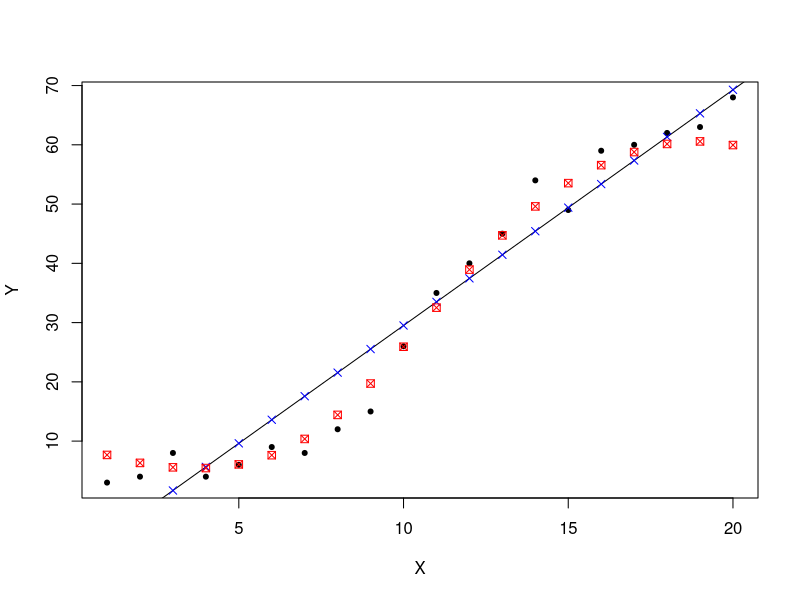
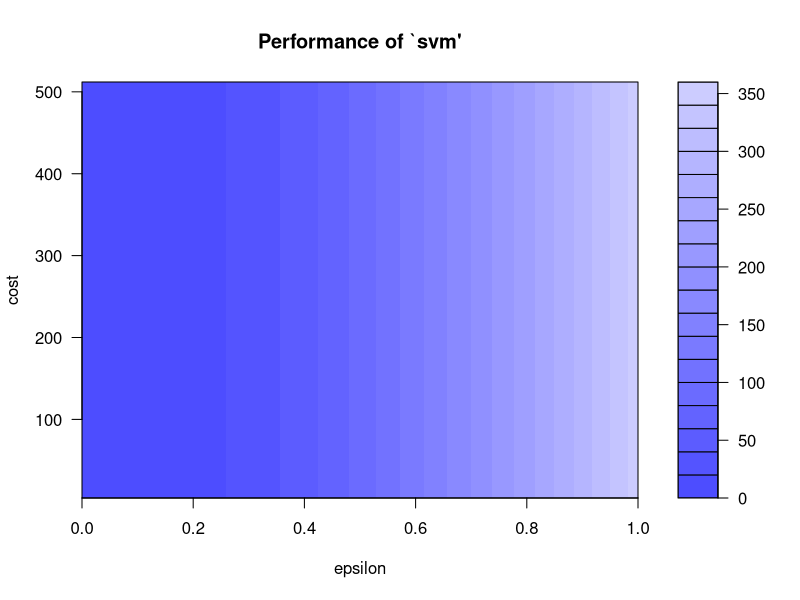
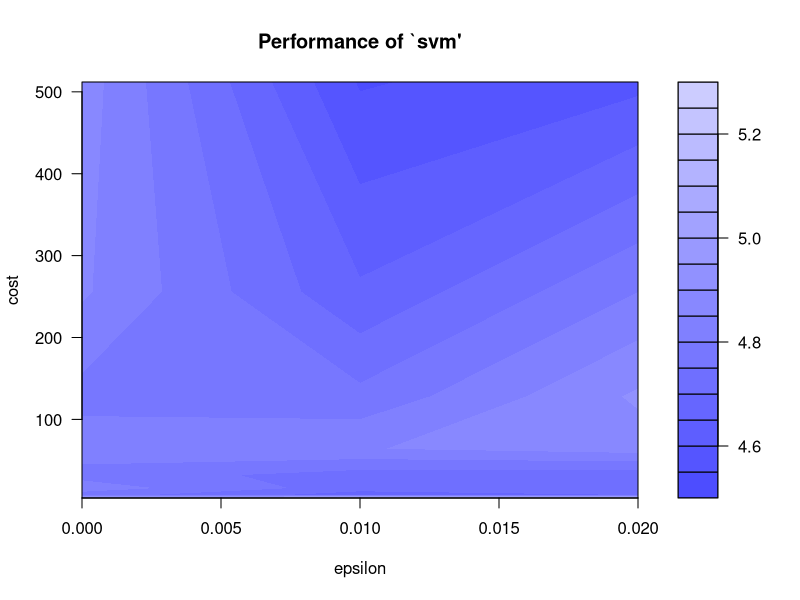

R code for these plots, in order:
install.packages('stats')
install.packages("e1071") ## For Support Vector Machine 

library('e1071')

## Reading Files 
Data1 <- read.csv("SVM_Practice.csv", header = TRUE)

## Plot them in a 2D Plane
plot(Data1,pch = 20)

## Applying Linear Regression Model 

model <- lm(Data1$Y ~ Data1$X , Data1)

abline(model)

PredictedY <- predict(model, Data1)

points(Data1$X, PredictedY, col= "blue", pch= 4)

## Calculating Errors in Linear Regression Model

## Function to calculate Root Mean Square Error
rmse <- function(error)
{
  sqrt(mean(error^2))
}

error <- model$residuals

predictRMSE <- rmse(error)

## Applying Support Vector Machine Algorithm

model2 <- svm(Data1$Y ~ Data1$X , Data1)

predictedY2 <- predict(model2, Data1)

points(Data1$X, predictedY2, col = "red", pch = 7)

## Error calculation 

error1 <- model2$residuals

predictRMSE2 <- rmse(error1)

## Tuning SVM to reduce error 

## Epsilon is 0.1 by default , we are giving it a range of values from 0 to 1 and interval of 0.1.

tuneResult <- tune(svm, Data1$Y ~ Data1$X, data = Data1,
                   ranges = list(epsilon = seq(0,1,0.1), cost = 2^(2:9))
)
print(tuneResult)
plot(tuneResult)

## Darker Portion of Plot depicts better modelling and ranging epsilon accordingly

tuneResult <- tune(svm, Data1$Y ~ Data1$X, data = Data1,
                   ranges = list(epsilon = seq(0,0.02,0.01), cost = 2^(2:9))
)
print(tuneResult)
plot(tuneResult)

## Putting them in a tuned Model 
## R has a in-builr function to estimate the best model 

tunedmodel <- tuneResult$best.model
tunedmodelY <- predict(tunedmodel,Data1)

error3 <- Data1$Y - tunedmodelY ## similar to 'error3 <- tunedmodel$residuals'

tunedmodelRMSE <- rmse(error3)

points(Data1$X, tunedmodelY, col = "green", pch = 10)
